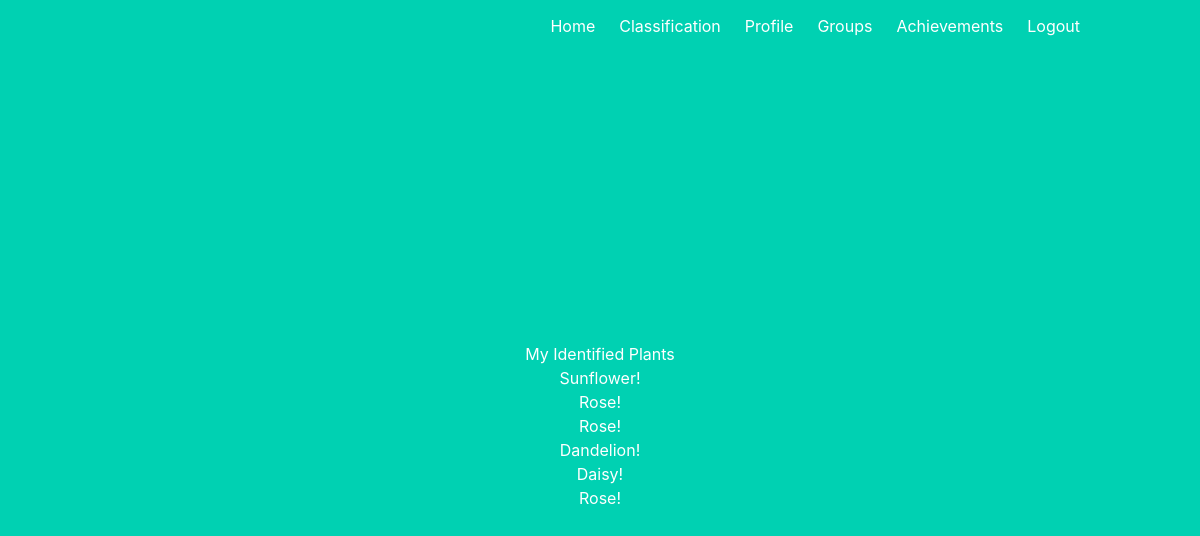
Screenshot of /profile/myplants (signed in) with the database file from the repository.
### app/models.py (models this page shows, shortened)
class IdentifiedPlant(db.Model):
    id = db.Column(db.Integer, primary_key=True)
    user_id = db.Column(db.Integer, db.ForeignKey('user.id'), nullable=False)
    plant_name = db.Column(db.String(100), nullable=False)
    date_identified = db.Column(db.DateTime, default=datetime.utcnow, nullable=False)
    care_plans = db.relationship('CarePlan', backref='identified_plant', lazy='dynamic')

### app/auth.py (the view)
@auth.route('/profile/myplants')
@login_required
def my_plants():
    user_plants = IdentifiedPlant.query.filter_by(user_id=current_user.id).all()
    return render_template('my_plants.html', user_plants=user_plants)

### app/__init__.py (called while the page is built)
def create_app():
    app = Flask(__name__)
    app.config['SECRET_KEY'] = 'thisismysecretkeydonotstealit'
    app.config['SQLALCHEMY_DATABASE_URI'] = 'sqlite:///db.sqlite3'
    app.config['UPLOAD_FOLDER'] = 'static'
    db.init_app(app)
    login_manager = LoginManager()
    login_manager.login_view = 'auth.login'
    login_manager.init_app(app)
    from .models import User
    @login_manager.user_loader
    def load_user(user_id):
        return User.query.get(int(user_id))
    from .auth import auth as auth_blueprint
    app.register_blueprint(auth_blueprint)
    from .main import main as main_blueprint
    app.register_blueprint(main_blueprint)
    from .views import views as views_blueprint
    app.register_blueprint(views_blueprint)
    return app

### app/templates/my_plants.html
{% extends 'base.html' %}
{% block content %}
    <h1>My Identified Plants</h1>
    <div>
        {% if user_plants %}
            <ul>
                {% for plant in user_plants %}
                    <li>
                        <a href="{{ url_for('auth.my_plant_details', plant_id=plant.id) }}">{{ plant.plant_name }}</a>
                    </li>
                {% endfor %}
            </ul>
        {% else %}
            <p>No identified plants found.</p>
        {% endif %}
    </div>
{% endblock %}

### rows the page displays
IdentifiedPlant: plant_name "Sunflower!"
IdentifiedPlant: plant_name "Rose!"
IdentifiedPlant: plant_name "Rose!"
IdentifiedPlant: plant_name "Dandelion!"
IdentifiedPlant: plant_name "Daisy!"
IdentifiedPlant: plant_name "Rose!"
